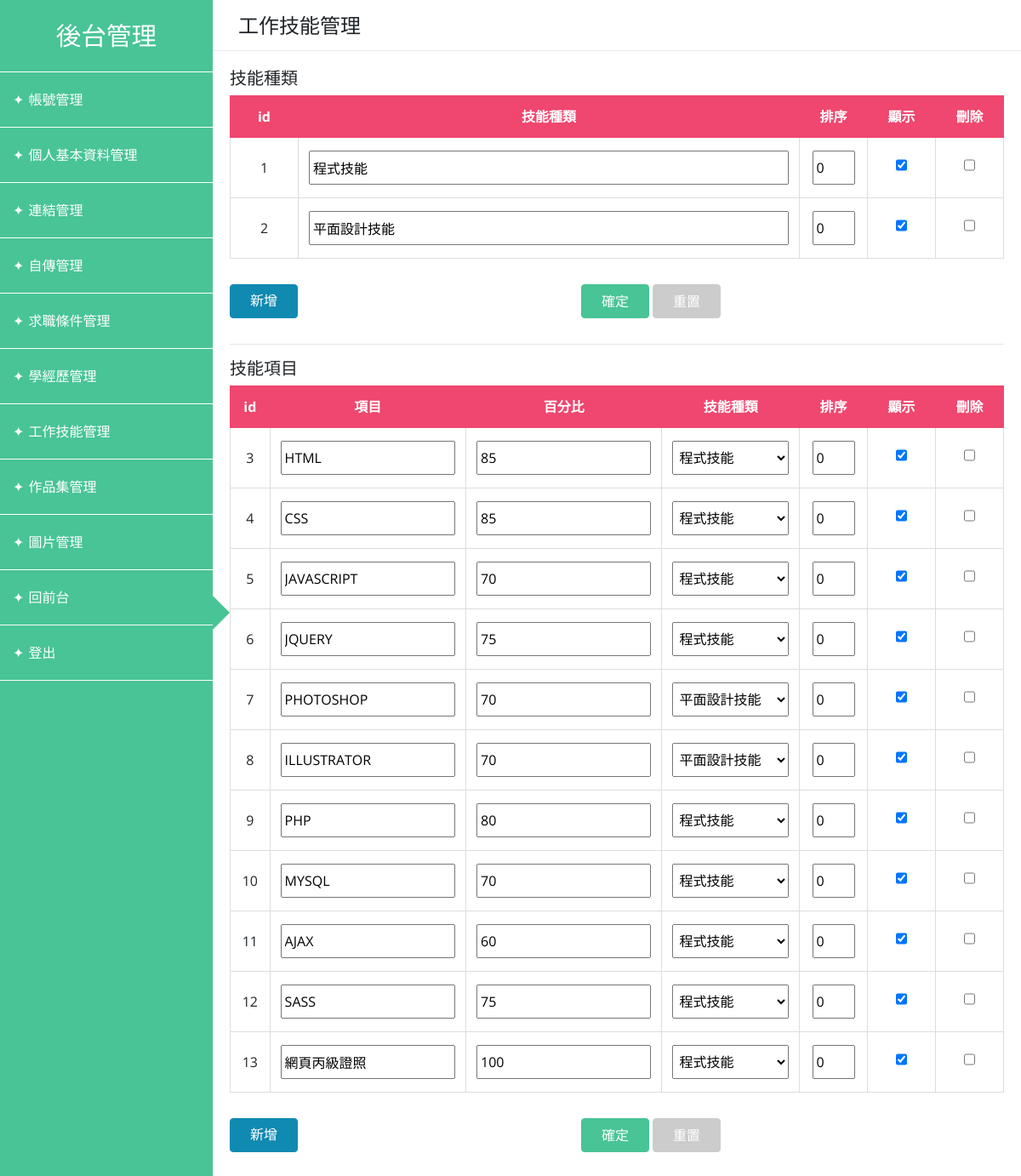
The page /admin.php?page=skill (signed in) on the database its author committed.
### tables this page shows
CREATE TABLE `resume_skill` (
  `id` int(10) UNSIGNED NOT NULL COMMENT '流水號',
  `skill` varchar(60) NOT NULL COMMENT '技能',
  `percent` int(3) UNSIGNED NOT NULL COMMENT '百分比',
  `parent` int(5) UNSIGNED NOT NULL COMMENT '父元素',
  `orderNum` tinyint(5) UNSIGNED NOT NULL COMMENT '排序',
  `type` tinyint(1) UNSIGNED NOT NULL COMMENT '0:種類，1:項目',
  `sh` tinyint(1) UNSIGNED NOT NULL COMMENT '顯示(1或0)'
);

### api/base.php (called while the page is built, shortened)
<?php
class DB{
   private $dsn="mysql:host=localhost;charset=utf8;dbname=resume";
   private $root="root";
   private $password="";
   private $table;
   private $pdo;
   public function __construct($table){
     $this->table=$table;
     $this->pdo=new PDO($this->dsn,$this->root,$this->password);
   }
   public function all(...$arg){
    $sql="select * from $this->table ";
    if(!empty($arg[0]) && is_array($arg[0])){
      foreach($arg[0] as $key => $value){
        $tmp[]=sprintf("`%s`='%s'",$key,$value);
      }
      $sql=$sql." where ". implode(" && ", $tmp);
    }
    return $this->pdo->query($sql)->fetchAll();
   }
  public function count(...$arg){
    $sql="select count(*) from $this->table ";
    if(!empty($arg[0]) && is_array($arg[0])){
      foreach($arg[0] as $key => $value){
        $tmp[]=sprintf("`%s`='%s'",$key,$value);
      }
      $sql=$sql." where ". implode(" && ", $tmp);
    }else
    if(isset($arg[1])){
      $sql=$sql . $arg[1];
    }
    return $this->pdo->query($sql)->fetchColumn(0);
  }
}
?>

### backend/skill.php (the view, shortened to what this page needs)
<div class="topbar">工作技能管理</div>
<div class="page page_skill">
  <div class="pageItem">
    <h5>技能種類</h5>
    <form method="post" action="api/edit.php">
      <table class="table">
        <thead>
          <tr>
            <th class="th_id">id</th>
            <th>技能種類</th>
            <th>排序</th>
            <th class="th_show">顯示</th>
            <th class="th_del">刪除</th>
          </tr>
        </thead>
        <tbody>
          <?php
            $table="resume_skill";
            $db=new DB($table);
            $kind_rows=$db->all(['type'=>0]);
            foreach($kind_rows as $k_row){
              $isChk=($k_row['sh']==1)?'checked':'';
          ?>
            <tr>
              <td><?=$k_row['id'];?></td>
              <td><input type="text" name="skill[]" value="<?=$k_row['skill'];?>"></td>
              <td class="td_order"><input type="text" name="orderNum[]" value="<?=$k_row['orderNum'];?>"></td>
              <td><input type="checkbox" name="sh[]" value="<?=$k_row['id'];?>" <?=$isChk;?>></td>
              <td><input type="checkbox" name="del[]" value="<?=$k_row['id'];?>"></td>
            </tr>
          <?php
            }
          ?>
        </tbody>
      </table>
      <div class="btnGroup">
        <a class="btn btnAdd" href="#" onclick="jbLoad('add_skillKind.php?table=<?=$table;?>')">新增</a>
        <div>
          <input class="btn btnOK" type="submit" value="確定">
          <input class="btn btnReset" type="reset" value="重置">
        </div>
      </div>
    </form>
  </div>
  <hr>
  <div class="pageItem">
    <h5>技能項目</h5>
    <form method="post" action="api/edit.php">
      <table class="table">
        <thead>
          <tr>
            <th>id</th>
            <th>項目</th>
            <th>百分比</th>
            <th>技能種類</th>
            <th>排序</th>
            <th class="th_show">顯示</th>
            <th class="th_del">刪除</th>
          </tr>
        </thead>
        <tbody>
          <?php
            $item_rows=$db->all(['type'=>1]);
            foreach($item_rows as $i_row){
              $isChk=($i_row['sh']==1)?'checked':'';
          ?>
            <tr>
              <td><?=$i_row['id'];?></td>
              <td><input type="text" name="skill[]" value="<?=$i_row['skill'];?>"></td>
              <td><input type="number" name="percent[]" value="<?=$i_row['percent'];?>"></td>
              <td>
                <?php
                  echo "<select name='parent[]'>";
                  foreach($kind_rows as $k_row){
                    $selected=($k_row['id']==$i_row['parent'])?"selected":"";
                    echo "<option value='".$k_row['id']."' $selected>".$k_row['skill']."</option>";
                  }
                  echo "</select>";
                ?>
              </td>
              <td class="td_order"><input type="text" name="orderNum[]" value="<?=$i_row['orderNum'];?>"></td>
              <td><input type="checkbox" name="sh[]" value="<?=$i_row['id'];?>" <?=$isChk;?>></td>
              <td><input type="checkbox" name="del[]" value="<?=$i_row['id'];?>"></td>
            </tr>
          <?php
            }
          ?>
        </tbody>
      </table>
      <div class="btnGroup">
        <a class="btn btnAdd" href="#" onclick="jbLoad('add_skillItem.php?table=<?=$table;?>')">新增</a>
        <div>
          <input class="btn btnOK" type="submit" value="確定">
          <input class="btn btnReset" type="reset" value="重置">
        </div>
      </div>
    </form>
  </div>
</div>

### css/admin.css (style rules this page uses)
* { margin: 0; padding: 0; box-sizing: border-box; font-family: 'Open Sans', Arial, 'Noto Sans TC','Microsoft JhengHei', sans-serif; }
a,a:hover { text-decoration: none; }
.btn { width: 80px; color: #fff; background-color: #48c496; border: 1px solid #48c496; height: 40px; font-weight: normal; font-size: 1rem; transition-duration: 0.5s; }
input,select { padding: 0 3px; height: 40px; }
.topbar { height: 60px; line-height: 60px; padding: 0 30px; border-bottom: 1px solid #5d6fa025; font-size: 1.5rem; }
.page { max-height: calc(100vh - 60px); padding: 20px; overflow-y: auto; }
.pageItem { margin-bottom: 30px; }
.page table tr th { color: #fff; background-color: #EF476F; text-align: center; vertical-align: middle; border: 1px solid #EF476F; }
.page table tr th.th_id, .page table tr th.th_show, .page table tr th.th_del, .page table tr td.td_order { width: 80px; }
.page table tr td { text-align: center; border: 1px solid #ddd; vertical-align: middle; }
.page table tr .td_order input, .page table tr .td_type input { min-width: 50px; width: 50px; }
.page table input { width: 100%; min-width: 100px; }
.page table input[type=radio], .page table input[type=checkbox] { width: auto; min-width: auto; max-width: auto; }
.page table select { min-width: 100px; width: 100%; }
.btnGroup { margin-top: 30px; text-align: center; }
.btnGroup>div { display: inline-block; }
.btnGroup .btnAdd { float: left; background-color: #118ab2; border: 1px solid #118ab2; }
.btnGroup .btnReset { background-color: #ccc; border: 1px solid #ccc; }

### rows shown on the page
resume_skill: id "1", skill "程式技能", orderNum "0"
resume_skill: id "2", skill "平面設計技能", orderNum "0"
resume_skill: id "3", skill "HTML", percent "85", orderNum "0"
resume_skill: id "4", skill "CSS", percent "85", orderNum "0"
resume_skill: id "5", skill "JAVASCRIPT", percent "70", orderNum "0"
resume_skill: id "6", skill "JQUERY", percent "75", orderNum "0"
resume_skill: id "7", skill "PHOTOSHOP", percent "70", orderNum "0"
resume_skill: id "8", skill "ILLUSTRATOR", percent "70", orderNum "0"
resume_skill: id "9", skill "PHP", percent "80", orderNum "0"
resume_skill: id "10", skill "MYSQL", percent "70", orderNum "0"
resume_skill: id "11", skill "AJAX", percent "60", orderNum "0"
resume_skill: id "12", skill "SASS", percent "75", orderNum "0"
resume_skill: id "13", skill "網頁丙級證照", percent "100", orderNum "0"

### other values the page prints
form field value "程式技能"
form field value "平面設計技能"
